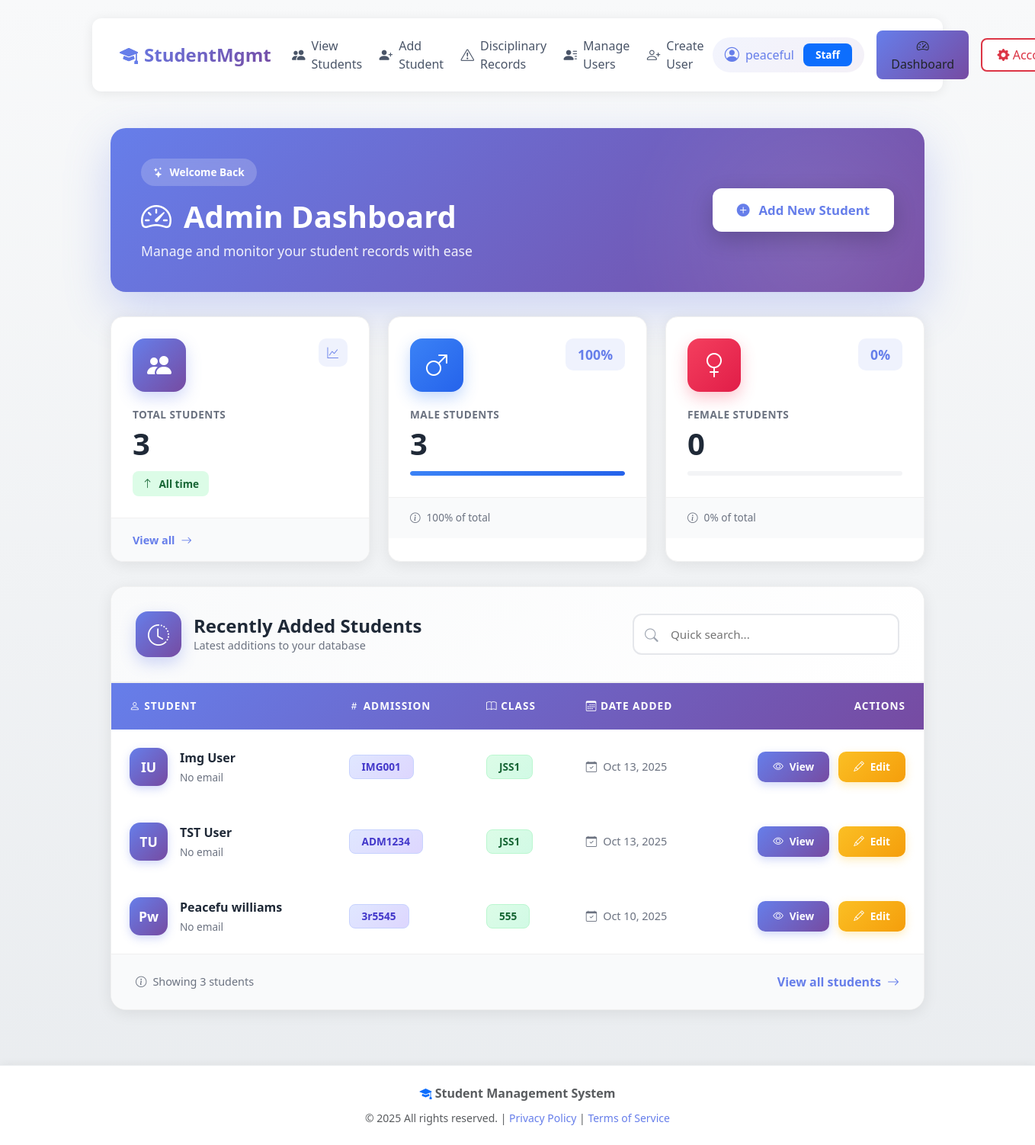
Before: /dashboard/ (signed in) with the older database file.
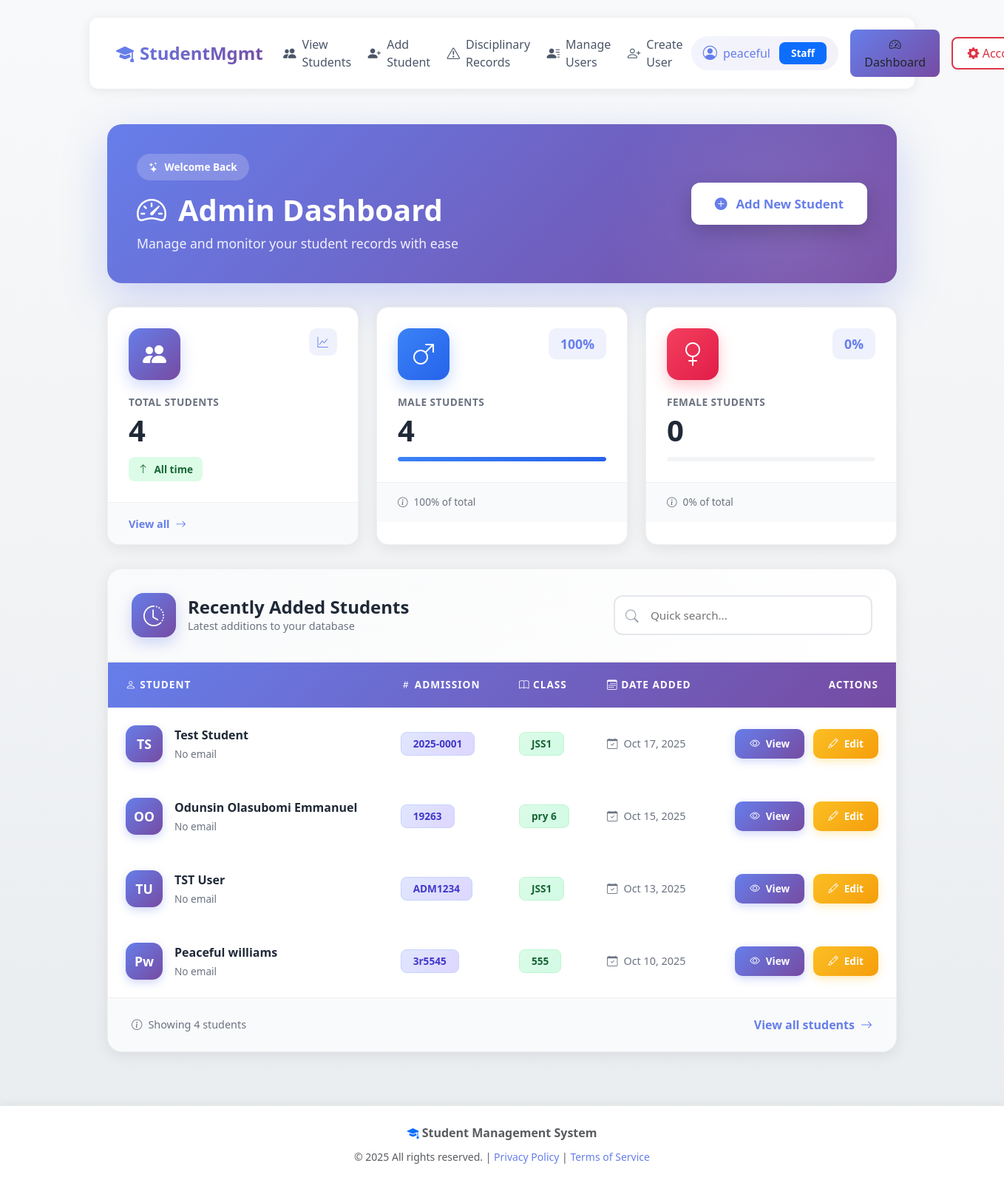
After: the same page with the newer database file.
### records/models.py (models this page shows, shortened)
class Student(models.Model):
    surname = models.CharField(max_length=100)
    other_name = models.CharField(max_length=100, blank=True, null=True)
    residential_address = models.TextField()
    permanent_home_address = models.TextField(blank=True, null=True)
    nationality = models.CharField(max_length=50)
    state_of_origin = models.CharField(max_length=50)
    lga = models.CharField(max_length=50)
    date_of_birth = models.DateField()
    place_of_birth = models.CharField(max_length=100)
    religion = models.CharField(max_length=50, blank=True, null=True)
    denomination = models.CharField(max_length=50, blank=True, null=True)
    sex = models.CharField(
        max_length=10, choices=[("Male", "Male"), ("Female", "Female")]
    )
    admission_no = models.CharField(
        max_length=50,
        unique=True,
        blank=True,
        editable=False,
        help_text="Automatically generated admission number",
    )
    nin_no = models.CharField(max_length=50, blank=True, null=True)
    class_on_entry = models.CharField(max_length=50)
    date_of_entry = models.DateField()
    class_at_present = models.CharField(max_length=50)
    student_image = models.ImageField(
        upload_to="students/images/", blank=True, null=True
    )
    father_name = models.CharField(max_length=100)
    father_address = models.TextField(blank=True, null=True)
    father_occupation = models.CharField(max_length=100, blank=True, null=True)
    father_educational_level = models.CharField(max_length=100, blank=True, null=True)
    father_mobile = models.CharField(max_length=20, blank=True, null=True)
    mother_name = models.CharField(max_length=100)
    mother_address = models.TextField(blank=True, null=True)
    mother_occupation = models.CharField(max_length=100, blank=True, null=True)
    mother_educational_level = models.CharField(max_length=100, blank=True, null=True)
    mother_mobile = models.CharField(max_length=20, blank=True, null=True)
    guardian_name = models.CharField(max_length=100, blank=True, null=True)
    guardian_address = models.TextField(blank=True, null=True)
    guardian_occupation = models.CharField(max_length=100, blank=True, null=True)
    guardian_mobile = models.CharField(max_length=20, blank=True, null=True)
    prev_schools = models.TextField(blank=True, null=True)
    visually_impaired = models.BooleanField(default=False)
    deaf = models.BooleanField(default=False)
    physically_disabled = models.BooleanField(default=False)
    mentally_impaired = models.BooleanField(default=False)
    others = models.TextField(blank=True, null=True)
    created_at = models.DateTimeField(default=timezone.now, editable=False)
    updated_at = models.DateTimeField(default=timezone.now)
    class Meta:
        indexes = [
            models.Index(fields=["admission_no"]),
            models.Index(fields=["surname", "other_name"]),
            models.Index(fields=["class_at_present"]),
        ]

### records/views.py (the view)
# urls.py: path("dashboard/", views.admin_dashboard, name="admin_dashboard"),
@login_required
@user_passes_test(_is_staff)
def admin_dashboard(request):
    try:
        total_students = Student.objects.count()
        male_count = Student.objects.filter(sex="Male").count()
        female_count = Student.objects.filter(sex="Female").count()
        students_by_class = (
            Student.objects.values("class_at_present")
            .annotate(count=Count("id"))
            .order_by("class_at_present")
        )
        recent_students = Student.objects.order_by("-created_at")[:5]
        students_with_docs = (
            Student.objects.filter(documents__isnull=False).distinct().count()
        )
        total_documents = StudentDocument.objects.count()
        context = {
            "total_students": total_students,
            "male_count": male_count,
            "female_count": female_count,
            "recent_students": recent_students,
            "students_by_class": students_by_class,
            "students_with_docs": students_with_docs,
            "total_documents": total_documents,
        }
        return render(request, "records/admin_dashboard.html", context)
    except Exception as e:
        logger.error(f"Error in admin dashboard: {str(e)}")
        messages.error(request, "An error occurred while loading the dashboard.")
        return redirect("records:student_list")

### records/templates/records/admin_dashboard.html (shortened to what this page needs)
{% extends "records/base.html" %}
{% block content %}
<div class="dashboard-container">
  <div class="dashboard-hero">
    <div class="hero-content">
      <div class="hero-text">
        <div class="hero-badge">
          <i class="bi bi-stars"></i>
          <span>Welcome Back</span>
        </div>
        <h1 class="hero-title">
          <i class="bi bi-speedometer2"></i>
          Admin Dashboard
        </h1>
        <p class="hero-subtitle">Manage and monitor your student records with ease</p>
      </div>
      <div class="hero-action">
        <a href="{% url 'records:student_create' %}" class="btn-hero">
          <i class="bi bi-plus-circle-fill"></i>
          <span>Add New Student</span>
        </a>
      </div>
    </div>
  </div>
  <div class="stats-grid">
    <div class="stat-card stat-card-primary">
      <div class="stat-card-content">
        <div class="stat-icon-wrapper">
          <div class="stat-icon stat-icon-primary">
            <i class="bi bi-people-fill"></i>
          </div>
          <div class="stat-badge">
            <i class="bi bi-graph-up"></i>
          </div>
        </div>
        <div class="stat-details">
          <p class="stat-label">Total Students</p>
          <h2 class="stat-value">{{ total_students }}</h2>
          <div class="stat-trend stat-trend-up">
            <i class="bi bi-arrow-up"></i>
            <span>All time</span>
          </div>
        </div>
      </div>
      <div class="stat-card-footer">
        <a href="{% url 'records:student_list' %}" class="stat-link">
          View all <i class="bi bi-arrow-right"></i>
        </a>
      </div>
    </div>
    <div class="stat-card stat-card-info">
      <div class="stat-card-content">
        <div class="stat-icon-wrapper">
          <div class="stat-icon stat-icon-info">
            <i class="bi bi-gender-male"></i>
          </div>
          <div class="stat-percentage">
            {% widthratio male_count total_students 100 %}%
          </div>
        </div>
        <div class="stat-details">
          <p class="stat-label">Male Students</p>
          <h2 class="stat-value">{{ male_count }}</h2>
          <div class="stat-progress">
            <div class="progress-bar" style="width: {% widthratio male_count total_students 100 %}%"></div>
          </div>
        </div>
      </div>
      <div class="stat-card-footer">
        <span class="stat-info">
          <i class="bi bi-info-circle"></i>
          {% widthratio male_count total_students 100 %}% of total
        </span>
      </div>
    </div>
    <div class="stat-card stat-card-danger">
      <div class="stat-card-content">
        <div class="stat-icon-wrapper">
          <div class="stat-icon stat-icon-danger">
            <i class="bi bi-gender-female"></i>
          </div>
          <div class="stat-percentage">
            {% widthratio female_count total_students 100 %}%
          </div>
        </div>
        <div class="stat-details">
          <p class="stat-label">Female Students</p>
          <h2 class="stat-value">{{ female_count }}</h2>
          <div class="stat-progress">
          </div>
        </div>
      </div>
      <div class="stat-card-footer">
        <span class="stat-info">
          <i class="bi bi-info-circle"></i>
          {% widthratio female_count total_students 100 %}% of total
        </span>
      </div>
    </div>
  </div>
  <div class="recent-section">
    <div class="section-header">
      <div class="section-title">
        <div class="title-icon">
          <i class="bi bi-clock-history"></i>
        </div>
        <div>
          <h3>Recently Added Students</h3>
          <p>Latest additions to your database</p>
        </div>
      </div>
      <div class="section-actions">
        <div class="search-box">
          <i class="bi bi-search"></i>
          <input type="text" placeholder="Quick search..." id="searchInput">
        </div>
      </div>
    </div>
    <div class="students-table-wrapper">
      <table class="students-table" id="studentsTable">
        <thead>
          <tr>
            <th><i class="bi bi-person"></i> Student</th>
            <th><i class="bi bi-hash"></i> Admission</th>
            <th><i class="bi bi-book"></i> Class</th>
            <th><i class="bi bi-calendar3"></i> Date Added</th>
            <th class="text-end">Actions</th>
          </tr>
        </thead>
        <tbody>
          {% for student in recent_students %}
          <tr class="student-row desktop-row" data-name="{{ student.surname|lower }} {{ student.other_name|lower }}"
            data-admission="{{ student.admission_no|lower }}" data-class="{{ student.class_at_present|lower }}">
            <td>
              <div class="student-info">
                <div class="student-avatar">
                  {{ student.surname|slice:":1" }}{{ student.other_name|slice:":1" }}
                </div>
                <div class="student-details">
                  <span class="student-name">{{ student.surname }} {{ student.other_name }}</span>
                  <span class="student-email">{{ student.email|default:"No email" }}</span>
                </div>
              </div>
            </td>
            <td>
              <span class="badge badge-admission">{{ student.admission_no }}</span>
            </td>
            <td>
              <span class="badge badge-class">{{ student.class_at_present }}</span>
            </td>
            <td>
              <span class="date-text">
                <i class="bi bi-calendar-check"></i>
                {{ student.created_at|date:"M d, Y"|default:"N/A" }}
              </span>
            </td>
            <td class="text-end">
              <div class="action-buttons">
                <a href="{% url 'records:student_detail' student.id %}" class="btn-action btn-view"
                  title="View Details">
                  <i class="bi bi-eye"></i>
                  <span>View</span>
                </a>
                <a href="{% url 'records:student_update' student.id %}" class="btn-action btn-edit"
                  title="Edit Student">
                  <i class="bi bi-pencil"></i>
                  <span>Edit</span>
                </a>
              </div>
            </td>
          </tr>
          {% endfor %}
        </tbody>
      </table>
    </div>
    <div class="section-footer">
      <div class="results-info" id="searchResults">
        <i class="bi bi-info-circle"></i>
        Showing {{ recent_students|length }} student{{ recent_students|length|pluralize }}
      </div>
      <a href="{% url 'records:student_list' %}" class="view-all-link">
        View all students
        <i class="bi bi-arrow-right"></i>
      </a>
    </div>
  </div>
</div>
{% endblock %}

### records/templates/records/base.html (shortened to what this page needs)
<!DOCTYPE html>
<html lang="en">
{% load static %}
<head>
    <link rel="stylesheet" href="https://cdn.jsdelivr.net/npm/bootstrap@5.3.0/dist/css/bootstrap.min.css">
    <link rel="stylesheet" href="https://cdn.jsdelivr.net/npm/bootstrap-icons@1.11.0/font/bootstrap-icons.css">
</head>
<body>
    <div class="container mt-4 mb-5">
        <nav class="navbar navbar-expand-lg navbar-light navbar-custom mb-4">
            <div class="container-fluid">
                <a class="navbar-brand" href="/">
                    <i class="bi bi-mortarboard-fill"></i>
                    StudentMgmt
                </a>
                <div class="collapse navbar-collapse" id="navbarContent">
                    <ul class="navbar-nav me-auto mb-2 mb-lg-0">
                        {% if request.user.is_authenticated %}
                            <li class="nav-item">
                                <a class="nav-link" href="{% url 'records:student_list' %}">
                                    <i class="bi bi-people-fill"></i> View Students
                                </a>
                            </li>
                            <li class="nav-item">
                                <a class="nav-link" href="{% url 'records:student_create' %}">
                                    <i class="bi bi-person-plus-fill"></i> Add Student
                                </a>
                            </li>
                            <li class="nav-item">
                            <a href="{% url 'committee:offense_list' %}" class="nav-link">
                                <i class="bi bi-exclamation-triangle"></i> Disciplinary Records
                            </a>
                        </li>
                            {% if request.user.is_superuser %}
                            <li class="nav-item">
                                <a class="nav-link" href="{% url 'accounts:user_list' %}">
                                    <i class="bi bi-person-lines-fill"></i> Manage Users
                                </a>
                            </li>
                            <li class="nav-item">
                                <a class="nav-link" href="{% url 'accounts:user_create' %}">
                                    <i class="bi bi-person-plus"></i> Create User
                                </a>
                            </li>
                            {% endif %}
                        {% endif %}
                    </ul>
                    <div class="ms-auto user-info">
                        {% if request.user.is_authenticated %}
                        <div class="user-badge">
                            <i class="bi bi-person-circle"></i>
                            <span>{{ request.user.get_full_name|default:request.user.username }}</span>
                            {% if request.user.is_staff %}
                            <span class="badge bg-primary ms-1">Staff</span>
                            {% endif %}
                        </div>
                        {% if request.user.is_staff %}
                        <a class="btn btn-custom btn-dashboard" href="{% url 'records:admin_dashboard' %}">
                            <i class="bi bi-speedometer2"></i> Dashboard
                        </a>
                        {% endif %}
                        <div class="dropdown">
                            <button class="btn btn-custom btn-logout dropdown-toggle" type="button" id="userDropdown"
                                data-bs-toggle="dropdown" aria-expanded="false">
                                <i class="bi bi-gear-fill"></i> Account
                            </button>
                        </div>
                        {% else %}
                        <a class="btn btn-custom btn-login" href="{% url 'accounts:login' %}">
                            <i class="bi bi-box-arrow-in-right"></i> Login
                        </a>
                        {% endif %}
                    </div>
                </div>
            </div>
        </nav>
        <div class="content-wrapper">
            {% block content %}{% endblock %}
        </div>
    </div>
    <footer class="mt-auto py-4">
        <div class="container text-center text-muted">
            <p class="mb-2">
                <i class="bi bi-mortarboard-fill text-primary"></i>
                <strong>Student Management System</strong>
            </p>
            <p class="mb-0">
                <small>&copy; {% now "Y" %} All rights reserved. |
                    <a href="#" class="text-decoration-none">Privacy Policy</a> |
                    <a href="#" class="text-decoration-none">Terms of Service</a>
                </small>
            </p>
        </div>
    </footer>
</body>
</html>

Changed rows visible on the page:
removed Student: surname "I", other_name "U", surname "Img", other_name "User", email "No email", admission_no "IMG001", class_at_present "JSS1", created_at "Oct 13, 2025"
added Student: surname "T", other_name "S", surname "Test", other_name "Student", email "No email", admission_no "2025-0001", class_at_present "JSS1", created_at "Oct 17, 2025"
added Student: surname "O", other_name "O", surname "Odunsin", other_name "Olasubomi Emmanuel", email "No email", admission_no "19263", class_at_present "pry 6", created_at "Oct 15, 2025"
changed Student "williams": surname "Peacefu" → "Peaceful"
Other visible differences:
{{ total_students }}: "3" → "4"
{{ male_count }}: "3" → "4"
{{ recent_students|length }}: "3" → "4"
